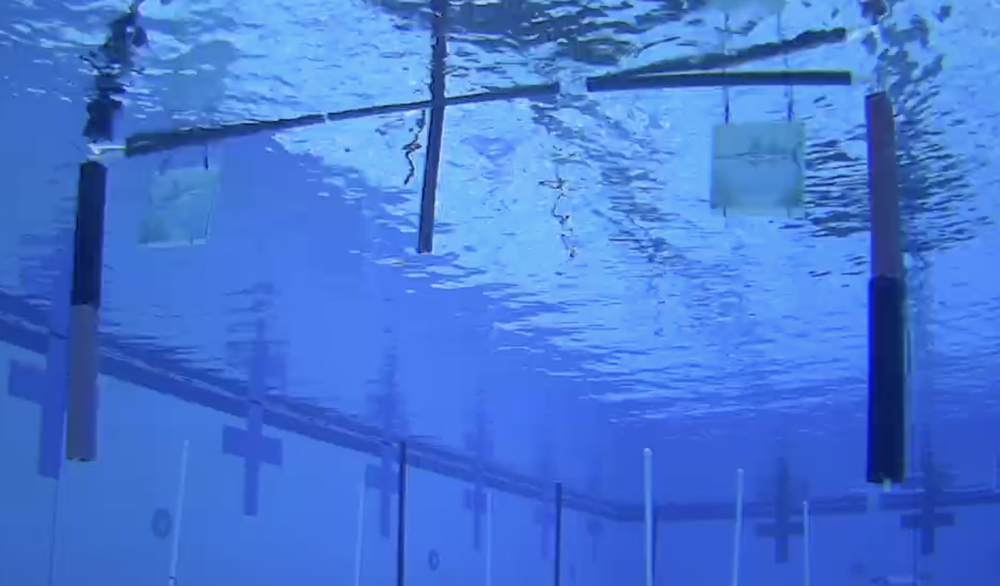
#> input picture perception/tasks/gate/orientation/Gate1.png, 1000 x 586 px, shrunk from 1888 x 1106 before the run
$ python classical_orientation.py --img Gate1.png --box 5 5 5 5
#> lines starting #> are read from the running program, lines starting #| are printed output that depends on the picture
"""Classical gate-orientation prototype ported from raymondt31/UR-B-Perception."""

import sys
import argparse
import cv2
import numpy as np
import matplotlib.pyplot as plt


# ══════════════════════════════════════════════════════════════════════════════
# Config
# ══════════════════════════════════════════════════════════════════════════════

L_THRESHOLD   = 60
A_THRESHOLD   = 135

MIN_BLOB_AREA = 50 # noise filter
TOLERANCE     = 0.04

COLOR_LEFT    = (50,  220,  50)
COLOR_RIGHT   = (50,   50, 220)
COLOR_GATE    = (0,   165, 255)
COLOR_DASH_BG = (10,   10,  10)

# POST_ASPECT_MIN = 0.15 -- might use these later
# POST_ASPECT_MAX = 4.0

# ══════════════════════════════════════════════════════════════════════════════
# Underwater enhancement
# ══════════════════════════════════════════════════════════════════════════════

def enhance_underwater(img: np.ndarray) -> np.ndarray:
    result = img.copy().astype(np.float32)

    # -- white balancing => scale each channel so the darkest pixel = 0 and brightest = 255 --
    for i in range(3):
        ch = result[:, :, i]
        lo, hi = ch.min(), ch.max()
        if hi > lo:

            # Linearly stretch channel to 0-255 range
            result[:, :, i] = (ch - lo) / (hi - lo) * 255

    # --------- CLAHE -------------
    result = result.astype(np.uint8)
    lab = cv2.cvtColor(result, cv2.COLOR_BGR2LAB)
    l, a, b = cv2.split(lab)
    clahe = cv2.createCLAHE(clipLimit=2.5, tileGridSize=(8, 8))

    # CLAHE l channel only => brightens pixels without distorting color
    lab = cv2.merge((clahe.apply(l), a, b))
    return cv2.cvtColor(lab, cv2.COLOR_LAB2BGR)

# [70 lines of commented-out code are left out]

def segment_black_lab(crop: np.ndarray,
                      use_percentile: bool = True, # False for raw value thresholding
                      percentile: float = 15,
                      l_threshold: int = L_THRESHOLD) -> np.ndarray:
    lab  = cv2.cvtColor(crop, cv2.COLOR_BGR2LAB)
    l_ch = lab[:, :, 0]

    # Percentile-based thresholding (set as default)
    if use_percentile:
        dynamic_threshold = np.percentile(l_ch, percentile)
        _, mask = cv2.threshold(l_ch, dynamic_threshold, 255, cv2.THRESH_BINARY_INV)
    else:
        # Fixed threshold fallback — use --l-threshold to tune
        _, mask = cv2.threshold(l_ch, l_threshold, 255, cv2.THRESH_BINARY_INV)

    # Clean up noise
    kernel = cv2.getStructuringElement(cv2.MORPH_ELLIPSE, (5, 5))
    mask = cv2.morphologyEx(mask, cv2.MORPH_CLOSE, kernel, iterations=2)
    mask = cv2.morphologyEx(mask, cv2.MORPH_OPEN,  kernel, iterations=1)
    return mask

# [12 lines left out: function segment_red_lab, not called in this run]

# ══════════════════════════════════════════════════════════════════════════════
# Blob utilities
# ══════════════════════════════════════════════════════════════════════════════

# Standard contour detection
def largest_blob(mask: np.ndarray, min_area: int = MIN_BLOB_AREA):
    contours, _ = cv2.findContours(mask, cv2.RETR_EXTERNAL,
                                   cv2.CHAIN_APPROX_SIMPLE)
    if not contours:
        return None, None, None
    contours = [c for c in contours if cv2.contourArea(c) >= min_area]
    if not contours:
        return None, None, None

    best = max(contours, key=cv2.contourArea)
    x, y, w, h = cv2.boundingRect(best)
    blob_mask = np.zeros_like(mask)
    cv2.drawContours(blob_mask, [best], -1, 255, -1)

    # return the mask, bounding box, and some helpful stats
    return blob_mask, (x, y, w, h), dict(
        area = cv2.contourArea(best), # area of contour
        cx   = x + w / 2.0, # x-center of bounding box
        cy   = y + h / 2.0, # y-center of bounding box
        x=x, y=y, w=w, h=h,
    )

# Same idea as above, but also accounting for aspect ratio
# [31 lines left out: function largest_blob_by_aspect, not called in this run]

# ══════════════════════════════════════════════════════════════════════════════
# Post detection — BLACK as primary signal instead of RED
# ══════════════════════════════════════════════════════════════════════════════

def detect_posts(image: np.ndarray,
                 gate_roi: tuple,
                 l_threshold: int = L_THRESHOLD,
                 a_threshold: int = A_THRESHOLD,
                 percentile: float = 15.0):
    gx, gy, gw, gh = gate_roi

    # slice the gate to isolate the black half
    crop = image[gy:gy+gh, gx:gx+gw]

    black_mask = segment_black_lab(crop)
    red_mask = np.zeros_like(black_mask)

    divider_y = gh // 2
    mid_x = gw // 2

    # LEFT post: black panel is on TOP → search upper-left quadrant
    left_zone = np.zeros_like(black_mask)
    left_zone[:divider_y, :mid_x] = 255

    # RIGHT post: black panel is on BOTTOM → search lower-right quadrant
    right_zone = np.zeros_like(black_mask)
    right_zone[divider_y:, mid_x:] = 255

    # Find largest black blob in each zone
    _, _, left_stats  = largest_blob(cv2.bitwise_and(black_mask, left_zone))
    _, _, right_stats = largest_blob(cv2.bitwise_and(black_mask, right_zone))

    # ── Translate to full-image coordinates ───────────────────────────────────
    # [7 lines left out: function translate, not called in this run]

    if left_stats:
        left_stats  = translate(left_stats)
    if right_stats:
        right_stats = translate(right_stats)

    return crop, black_mask, red_mask, left_stats, right_stats, divider_y

# ══════════════════════════════════════════════════════════════════════════════
# Alignment math
# ══════════════════════════════════════════════════════════════════════════════

def compute_alignment(left_stats, right_stats, image_width,
                      gate_roi=None, tolerance: float = TOLERANCE):
    eps = 1e-6
    cx  = image_width / 2.0

    # ── Yaw ───────────────────────────────────────────────────────────────────
    if left_stats and right_stats:
        W_L = max(left_stats["w"],  eps)
        W_R = max(right_stats["w"], eps)

        # W_R > W_L → right black panel wider → AUV angled right → ROTATE LEFT
        # W_L > W_R → left  black panel wider → AUV angled left  → ROTATE RIGHT
        width_ratio = W_R / W_L
        yaw_signal  = width_ratio - 1.0

        if abs(yaw_signal) <= tolerance:
            cmd_yaw = "HEAD-ON (YAW OK)"
        elif yaw_signal > 0:
            cmd_yaw = "ROTATE LEFT"
        else:
            cmd_yaw = "ROTATE RIGHT"
    else:
        width_ratio = yaw_signal = None
        cmd_yaw = "ROTATE LEFT" if right_stats is None else "ROTATE RIGHT"

    # Lateral: Compare the center of the gate post to the center of the frame
    if gate_roi:
        gx, gy, gw, gh = gate_roi
        gate_mid_x = gx + gw / 2.0
    elif left_stats and right_stats:
        gate_mid_x = (left_stats["img_cx"] + right_stats["img_cx"]) / 2.0
    elif left_stats: # approximate if only the left post is found
        gate_mid_x = left_stats["img_cx"]
    elif right_stats: # approximate if only the right post is found
        gate_mid_x = right_stats["img_cx"]
    else:
        gate_mid_x = cx

    lateral    = gate_mid_x - cx
    lat_thresh = cx * tolerance

    if abs(lateral) <= lat_thresh:
        cmd_strafe = "CENTERED"
    elif lateral > 0:
        cmd_strafe = "STRAFE RIGHT"
    else:
        cmd_strafe = "STRAFE LEFT"

    both_ok = (yaw_signal is not None
               and abs(yaw_signal) <= tolerance
               and abs(lateral)    <= lat_thresh)
    status = "HEAD-ON ✓" if both_ok else "ALIGNING..."

    return dict(
        yaw_signal  = yaw_signal,
        width_ratio = width_ratio,
        lateral     = lateral,
        gate_mid_x  = gate_mid_x,
        cmd_yaw     = cmd_yaw,
        cmd_strafe  = cmd_strafe,
        status      = status,
    )


# ══════════════════════════════════════════════════════════════════════════════
# Visualisation Stuff
# ══════════════════════════════════════════════════════════════════════════════

def annotate_image(canvas, gate_roi, left_stats, right_stats,
                   aln, divider_y, black_mask, red_mask):
    """
    Draw gate box, divider line, zone boundaries, and post detections.
    Thin boxes = raw zone blob (always shown for diagnostics).
    Thick boxes with ✓ = confirmed detections used for alignment.
    """
    out = canvas.copy()
    gx, gy, gw, gh = gate_roi
    mid_x = gw // 2

    # ── Gate box ──────────────────────────────────────────────────────────────
    cv2.rectangle(out, (gx, gy), (gx+gw, gy+gh), COLOR_GATE, 2)
    cv2.putText(out, "GATE (YOLO)", (gx+4, gy-8),
                cv2.FONT_HERSHEY_SIMPLEX, 0.55, COLOR_GATE, 1, cv2.LINE_AA)

    # ── Divider line ──────────────────────────────────────────────────────────
    dy = divider_y + gy
    cv2.line(out, (gx, dy), (gx+gw, dy), (0, 255, 255), 2)
    cv2.putText(out, "divider", (gx+4, dy-4),
                cv2.FONT_HERSHEY_SIMPLEX, 0.4, (0, 255, 255), 1)

    # ── Vertical midpoint ─────────────────────────────────────────────────────
    cv2.line(out, (gx+mid_x, gy), (gx+mid_x, gy+gh), (60, 60, 60), 1)

    # ── Zone labels ───────────────────────────────────────────────────────────
    cv2.putText(out, "L-black zone", (gx+4, gy+16),
                cv2.FONT_HERSHEY_SIMPLEX, 0.4, COLOR_LEFT, 1, cv2.LINE_AA)
    cv2.putText(out, "R-black zone", (gx+mid_x+4, dy+14),
                cv2.FONT_HERSHEY_SIMPLEX, 0.4, COLOR_RIGHT, 1, cv2.LINE_AA)

    # ── Raw diagnostic blobs (thin box — always drawn) ────────────────────────
    left_zone_mask = np.zeros((gh, gw), np.uint8)
    left_zone_mask[:divider_y, :mid_x] = 255
    right_zone_mask = np.zeros((gh, gw), np.uint8)
    right_zone_mask[divider_y:, mid_x:] = 255

    _, _, raw_left  = largest_blob(cv2.bitwise_and(black_mask, left_zone_mask))
    _, _, raw_right = largest_blob(cv2.bitwise_and(black_mask, right_zone_mask))

    for raw, color, label in [
        (raw_left,  COLOR_LEFT,  "L-blk?"),
        (raw_right, COLOR_RIGHT, "R-blk?"),
    ]:
        if raw is None:
            continue
        rx = raw["x"] + gx
        ry = raw["y"] + gy
        cv2.rectangle(out, (rx, ry), (rx+raw["w"], ry+raw["h"]), color, 1)
        cv2.putText(out, f"{label} {raw['w']}×{raw['h']}px",
                    (rx+2, ry-4), cv2.FONT_HERSHEY_SIMPLEX,
                    0.38, color, 1, cv2.LINE_AA)

    # ── Confirmed post boxes (thick) ──────────────────────────────────────────
    for stats, color, label in [
        (left_stats,  COLOR_LEFT,  "L-POST ✓"),
        (right_stats, COLOR_RIGHT, "R-POST ✓"),
    ]:
        if stats is None:
            continue
        ix, iy, iw, ih = (stats["img_x"], stats["img_y"],
                          stats["w"],     stats["h"])
        cv2.rectangle(out, (ix, iy), (ix+iw, iy+ih), color, 3)
        cv2.putText(out, f"{label} {iw}×{ih}px",
                    (ix+2, iy-8), cv2.FONT_HERSHEY_SIMPLEX,
                    0.55, color, 2, cv2.LINE_AA)
        cv2.drawMarker(out, (int(stats["img_cx"]), int(stats["img_cy"])),
                       color, cv2.MARKER_CROSS, 16, 2, cv2.LINE_AA)

    # ── Image center vs gate center ───────────────────────────────────────────
    img_cx = canvas.shape[1] // 2
    cv2.line(out, (img_cx, 0), (img_cx, canvas.shape[0]), (40, 40, 40), 1)
    gm = int(aln["gate_mid_x"])
    cv2.line(out, (gm, gy), (gm, gy+gh), (0, 200, 255), 2)
    cv2.putText(out, "gate mid", (gm+4, gy+20),
                cv2.FONT_HERSHEY_SIMPLEX, 0.4, (0, 200, 255), 1)

    return out

def draw_dashboard(canvas: np.ndarray, aln: dict) -> None:
    """Semi-transparent navigation dashboard stamped onto canvas in-place."""
    h, w = canvas.shape[:2]
    panel_h = 170
    y0      = h - panel_h

    overlay = canvas.copy()
    cv2.rectangle(overlay, (0, y0), (w, h), COLOR_DASH_BG, -1)
    cv2.addWeighted(overlay, 0.75, canvas, 0.25, 0, canvas)

    ok_col   = (50,  220,  50)
    warn_col = (0,   120, 255)
    info_col = (0,   200, 255)
    dim_col  = (160, 160, 160)

    def put(text, y, color, scale=0.65, thickness=1):
        cv2.putText(canvas, text, (16, y), cv2.FONT_HERSHEY_SIMPLEX,
                    scale, color, thickness, cv2.LINE_AA)

    status_col = ok_col if "✓" in aln["status"] else warn_col
    put(f"STATUS:     {aln['status']}",     y0+28,  status_col, 0.72, 2)
    put(f"CMD YAW:    {aln['cmd_yaw']}",    y0+56,  info_col)
    put(f"CMD STRAFE: {aln['cmd_strafe']}", y0+82,  info_col)

    if aln["yaw_signal"] is not None:
        put(f"yaw_signal={aln['yaw_signal']:+.3f}  "
            f"W_ratio={aln['width_ratio']:.3f}  "
            f"(R_blk/L_blk)",                       y0+108, dim_col, 0.47)
    else:
        put("yaw_signal=N/A  (one or both posts not detected)",
                                                       y0+108, dim_col, 0.47)

    put(f"lateral={aln['lateral']:+.1f}px   "
        f"gate_mid={aln['gate_mid_x']:.1f}px",       y0+130, dim_col, 0.47)

    # Lateral bar
    bar_y   = y0 + 28
    bar_x0  = w - 220
    bar_x1  = w - 30
    bar_mid = (bar_x0 + bar_x1) // 2
    cv2.line(canvas, (bar_x0, bar_y), (bar_x1, bar_y), (70, 70, 70), 3)
    cv2.line(canvas, (bar_mid, bar_y-8), (bar_mid, bar_y+8), (100,100,100), 1)
    norm  = np.clip(aln["lateral"] / (w / 2.0), -1.0, 1.0)
    ind_x = int(bar_mid + norm * (bar_x1 - bar_mid))
    cv2.circle(canvas, (ind_x, bar_y), 9, info_col, -1, cv2.LINE_AA)
    put("◄ LATERAL ►", y0+14, dim_col, 0.37)


# ══════════════════════════════════════════════════════════════════════════════
# Optional Threshold Sliders for Calibration and Debugging Purposes
# ══════════════════════════════════════════════════════════════════════════════

# [40 lines left out: function calibrate_thresholds, not called in this run]

# ══════════════════════════════════════════════════════════════════════════════
# Entry point
# ══════════════════════════════════════════════════════════════════════════════

def parse_args():
    p = argparse.ArgumentParser(
        description="Gate alignment — LAB black panel primary segmentation")

    # Required Arguments
    p.add_argument("--img",         required=True,
                   help="Path to input image")
    p.add_argument("--box", type=int, nargs=4, required=True,
               metavar=("X", "Y", "W", "H"),
               help="YOLO gate bounding box as top-left x y w h")

    # Optional Arguments for Tuning
    p.add_argument("--percentile", type=float, default=15.0,
               help="Darkest N percent of pixels treated as black (default 15.0)")
    p.add_argument("--calibrate",   action="store_true",
                   help="Open dual threshold calibration window first")
    p.add_argument("--l-threshold", type=int, default=L_THRESHOLD,
                   help=f"LAB L threshold for black (default {L_THRESHOLD})")
    p.add_argument("--a-threshold", type=int, default=A_THRESHOLD,
                   help=f"LAB A threshold for red   (default {A_THRESHOLD})")

    return p.parse_args()

if __name__ == "__main__":
    args = parse_args()

    # ── Load & enhance ────────────────────────────────────────────────────────
    raw = cv2.imread(args.img)
#> raw is the input picture: shape (586, 1000, 3); mean B, G, R 213.6, 119.7, 70
    if raw is None:
        sys.exit(f"[ERROR] Cannot load image: {args.img}")
    img = enhance_underwater(raw)
#> the loop in enhance_underwater, `for i in range(3):` made 3 passes
#> (lo, hi) on passes 1 to 3: (71, 254), (12, 234), (2, 194)
#> pass 1, in enhance_underwater, `ch = result[:, :, i]`:
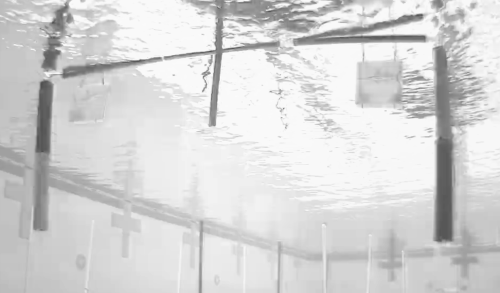
#> ch: shape (586, 1000) float32 (shown at 1/2 size); min 71, max 254, mean 213.6
#> after the loop in enhance_underwater, `for i in range(3):`:
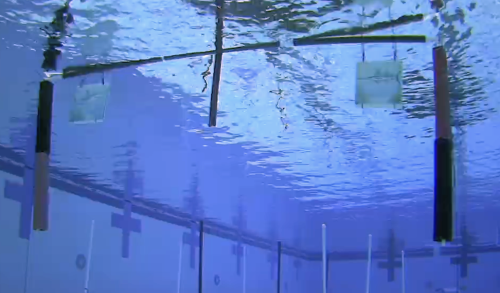
#> result: shape (586, 1000, 3) float32 (shown at 1/2 size); mean B, G, R 198.7, 123.6, 90.4
#> in enhance_underwater, `l, a, b = cv2.split(lab)`:
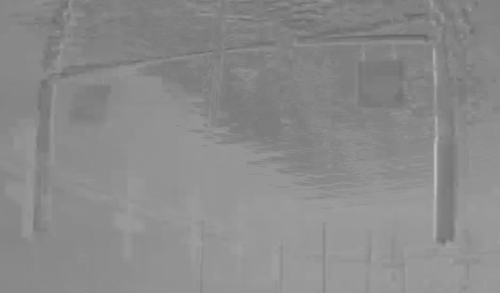
#> a: shape (586, 1000) (shown at 1/2 size); min 99, max 190, mean 138.8
#> in enhance_underwater, `l, a, b = cv2.split(lab)`:
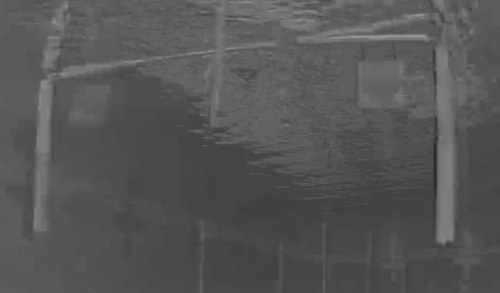
#> b: shape (586, 1000) (shown at 1/2 size); min 39, max 159, mean 85.5

    # [5 lines of commented-out code are left out]
    gate_roi = tuple(args.box)

    # ── Step 2: Optional calibration ──────────────────────────────────────────
    l_thresh = args.l_threshold
    a_thresh = args.a_threshold
    if args.calibrate:
        print("\n" + "="*54)
        print("  STEP 2 — Calibrate thresholds")
        print("="*54)
        l_thresh, a_thresh = calibrate_thresholds(img, gate_roi)

    # ── Step 3: Detect posts ──────────────────────────────────────────────────
    print("\nDetecting posts via BLACK panel segmentation (primary)...")
    crop, black_mask, red_mask, left_stats, right_stats, divider_y = \
        detect_posts(img, gate_roi, l_thresh, a_thresh, percentile=args.percentile)
#> in segment_black_lab, `l_ch = lab[:, :, 0]`: l_ch = [[96, 96, 96, 105, 113], [93, 93, 93, 96, 107], [91, 91, 91, 93, 96], [88, 88, 91, 91, 91], [85, 85, 88, 88, 88]]
#> in segment_black_lab, `dynamic_threshold = np.percentile(l_ch, percentile)`: dynamic_threshold = 88
#> in segment_black_lab, `_, mask = cv2.threshold(l_ch, dynamic_threshold, 255, cv2.THRESH_BINAR..`: mask = [[0, 0, 0, 0, 0], [0, 0, 0, 0, 0], [0, 0, 0, 0, 0], [255, 255, 0, 0, 0], [255, 255, 255, 255, 255]]
#> in segment_black_lab, `mask = cv2.morphologyEx(mask, cv2.MORPH_CLOSE, kernel, iterations=2)`: mask = [[255, 255, 255, 255, 255], [255, 255, 255, 255, 255], [255, 255, 255, 255, 255], [255, 255, 255, 255, 255], [255, 255, 255, 255, 255]]
#> in detect_posts, `black_mask = segment_black_lab(crop)`: black_mask has the same summary as mask in segment_black_lab
#> in largest_blob, `contours, _ = cv2.findContours(mask, cv2.RETR_EXTERNAL, cv2.CHAIN_APPR..`: contours = [[[0, 0], [0, 1], [1, 1], [1, 0]]]
#> in largest_blob, `contours = [c for c in contours if cv2.contourArea(c) >= min_area]`: contours = []
#> black_mask has the same summary as mask in segment_black_lab; red_mask = [[0, 0, 0, 0, 0], [0, 0, 0, 0, 0], [0, 0, 0, 0, 0], [0, 0, 0, 0, 0], [0, 0, 0, 0, 0]]; divider_y = 2

    if left_stats is None:
        print("  [WARN] Left post not detected  (no black blob in upper-left zone)")
    else:
        print(f"  Left  post: {left_stats['w']}×{left_stats['h']}px  "
              f"area={left_stats['area']:.0f}  "
              f"center=({left_stats['img_cx']:.0f},{left_stats['img_cy']:.0f})")

    if right_stats is None:
        print("  [WARN] Right post not detected (no black blob in lower-right zone)")
    else:
        print(f"  Right post: {right_stats['w']}×{right_stats['h']}px  "
              f"area={right_stats['area']:.0f}  "
              f"center=({right_stats['img_cx']:.0f},{right_stats['img_cy']:.0f})")

    # ── Step 4: Alignment math ────────────────────────────────────────────────
    aln = compute_alignment(left_stats, right_stats, img.shape[1],
                            gate_roi=gate_roi)
#> aln = 7 items

    print("\n" + "="*54)
    print("  GATE ALIGNMENT")
    print("="*54)
    print(f"  STATUS       : {aln['status']}")
#> (printed output is left out)
    print(f"  CMD YAW      : {aln['cmd_yaw']}")
#|   CMD YAW      : ROTATE LEFT
    print(f"  CMD STRAFE   : {aln['cmd_strafe']}")
#|   CMD STRAFE   : STRAFE LEFT
    if aln["yaw_signal"] is not None:
        print(f"  yaw_signal   : {aln['yaw_signal']:+.4f}  (tol ± {TOLERANCE})")
        print(f"  width_ratio  : {aln['width_ratio']:.4f}  (R/L black panel width)")
    print(f"  lateral      : {aln['lateral']:+.1f} px  (+= gate right of centre)")
#|   lateral      : -492.5 px  (+= gate right of centre)
    print("="*54 + "\n")

    # ── Step 5: Visualise ─────────────────────────────────────────────────────
    canvas = annotate_image(img, gate_roi, left_stats, right_stats,
                            aln, divider_y, black_mask, red_mask)
#> in annotate_image, `dy = divider_y + gy`: dy = 7
#> the loop in annotate_image, `for raw, color, label in [ (raw_left,  COLOR_LEFT,  "L-blk?"), (raw_ri..` made 2 passes
#> (raw, color, label) on passes 1 to 2: (None, (50, 220, 50), 'L-blk?'), (None, (50, 50, 220), 'R-blk?')
#> in annotate_image, `cv2.line(out, (img_cx, 0), (img_cx, canvas.shape[0]), (40, 40, 40), 1)`:
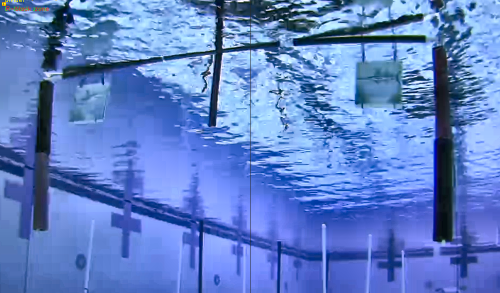
#> out: shape (586, 1000, 3) (shown at 1/2 size); mean B, G, R 200.3, 128.2, 94.6
    draw_dashboard(canvas, aln)
#> in draw_dashboard, `status_col = ok_col if "✓" in aln["status"] else warn_col`: status_col = (0, 120, 255)
#> in draw_dashboard, `norm  = np.clip(aln["lateral"] / (w / 2.0), -1.0, 1.0)`: norm = -0.985
#> in draw_dashboard, `ind_x = int(bar_mid + norm * (bar_x1 - bar_mid))`: ind_x = 781
#> in put (call 6), `cv2.putText(canvas, text, (16, y), cv2.FONT_HERSHEY_SIMPLEX, scale, co..`:
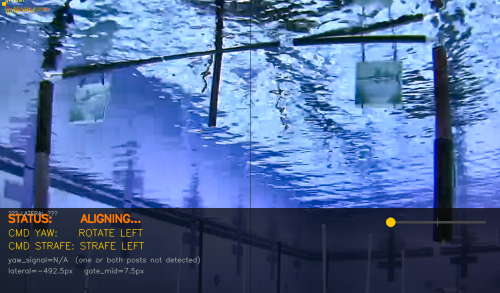
#> canvas: shape (586, 1000, 3) (shown at 1/2 size); mean B, G, R 158.5, 107.6, 80.4

    # Color-coded masks for display
    gx, gy, gw, gh = gate_roi
    mid_x = gw // 2

    black_color = cv2.cvtColor(black_mask, cv2.COLOR_GRAY2BGR)
    red_color   = cv2.cvtColor(red_mask,   cv2.COLOR_GRAY2BGR)

    # Left zone = green, right zone = blue
    black_color[:divider_y, :mid_x][black_mask[:divider_y, :mid_x] == 255] = COLOR_LEFT
    black_color[divider_y:, mid_x:][black_mask[divider_y:, mid_x:] == 255] = COLOR_RIGHT
    # Remaining black pixels (outside zones) shown as grey
    grey_mask = black_mask.copy()
#> grey_mask has the same summary as mask in segment_black_lab
    grey_mask[:divider_y, :mid_x] = 0
    grey_mask[divider_y:, mid_x:] = 0
    black_color[grey_mask == 255] = (100, 100, 100)

    fig, axes = plt.subplots(1, 2, figsize=(26, 7))

    axes[0].imshow(cv2.cvtColor(canvas, cv2.COLOR_BGR2RGB))
    axes[0].set_title(
        f"Annotated  |  YAW: {aln['cmd_yaw']}   STRAFE: {aln['cmd_strafe']}",
        fontsize=10)
    axes[0].axis("off")

    axes[1].imshow(cv2.cvtColor(black_color, cv2.COLOR_BGR2RGB))
    axes[1].set_title("BLACK mask (L channel) — PRIMARY\n"
                       "Green=left zone  Blue=right zone  Grey=outside zones")
    axes[1].axvline(x=mid_x,     color="white", linewidth=1, linestyle="--")
    axes[1].axhline(y=divider_y, color="cyan",  linewidth=1, linestyle="--")
    axes[1].axis("off")

    plt.suptitle(
        f"STATUS: {aln['status']}   |   "
        f"yaw_signal = {aln['yaw_signal']:+.3f}   "
        f"lateral = {aln['lateral']:+.1f} px"
        if aln["yaw_signal"] is not None else
        f"STATUS: {aln['status']}   |   lateral = {aln['lateral']:+.1f} px",
        fontsize=13, fontweight="bold",
    )
    plt.tight_layout()
    plt.show()
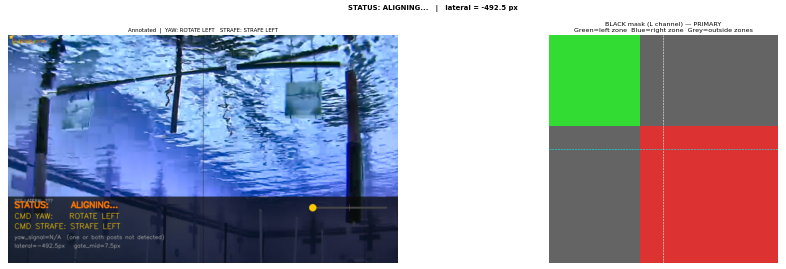
#> figure drawn by matplotlib, 2 panels
